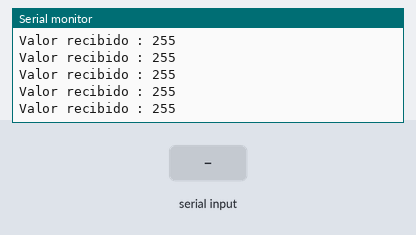
Simulated run of this sketch. Board: Arduino Uno, built with avr-gcc and run on an emulated ATmega328P. Shown: the last lines printed to the serial monitor. Inputs (shaded band) come from the test bench.

Above: at 1.4 s.
1.5 s: "1" received over the second serial link
At 1.71 s:
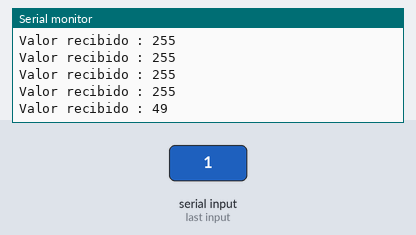
3.0 s: "0" received over the second serial link
At 3.21 s:
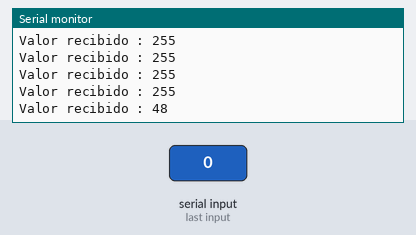
4.5 s: "2" received over the second serial link
At 4.71 s:
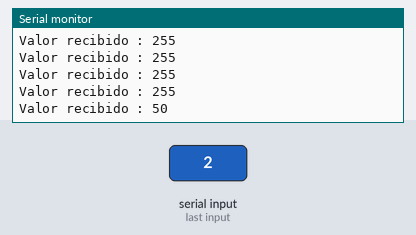
Timing chart, 0 to 7.5 s (numbered marks = the images above; inputs shaded):
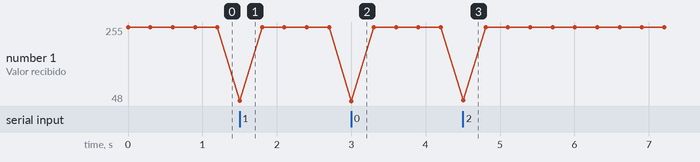

The sketch:

ArduinoRF.pde
```cpp
#include <SoftwareSerial.h>


#define rxPin 2
#define txPin 3

byte incomingByte = 0;

SoftwareSerial rfSerial = SoftwareSerial(rxPin, txPin);

void setup()
{
     pinMode(rxPin, INPUT);
     rfSerial.begin(2400);
     Serial.begin(9600);
}

void loop()
{
     incomingByte = rfSerial.read();
     Serial.print("Valor recibido : ");
     Serial.println(incomingByte, DEC);
     incomingByte = 0;
     delay(300);
}
```

Measured:
- after the input at 1.5 s, the serial monitor: prints a new line at once (image 1)
- after the input at 3.0 s, the serial monitor: prints a new line at once (image 2)
- after the input at 4.5 s, the serial monitor: prints a new line at once (image 3)
